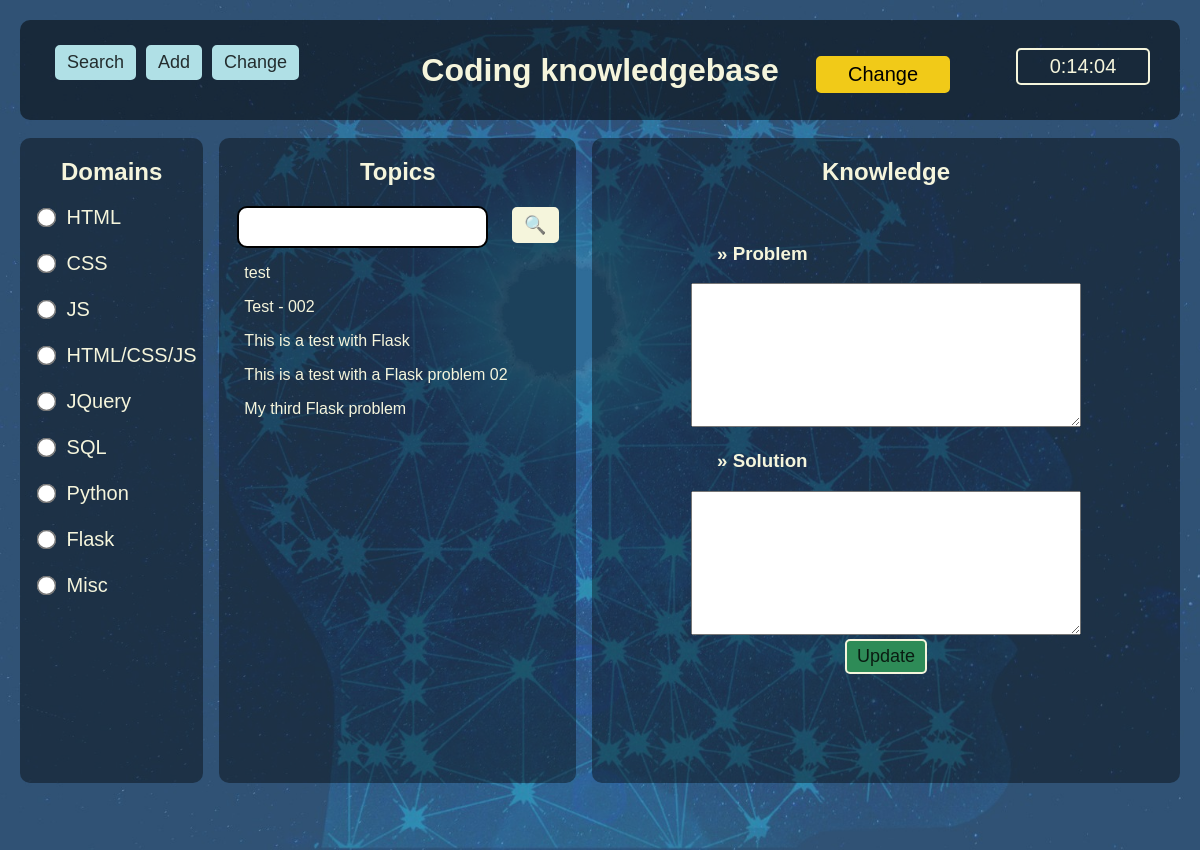
/change, run on an earlier commit of the app's database.
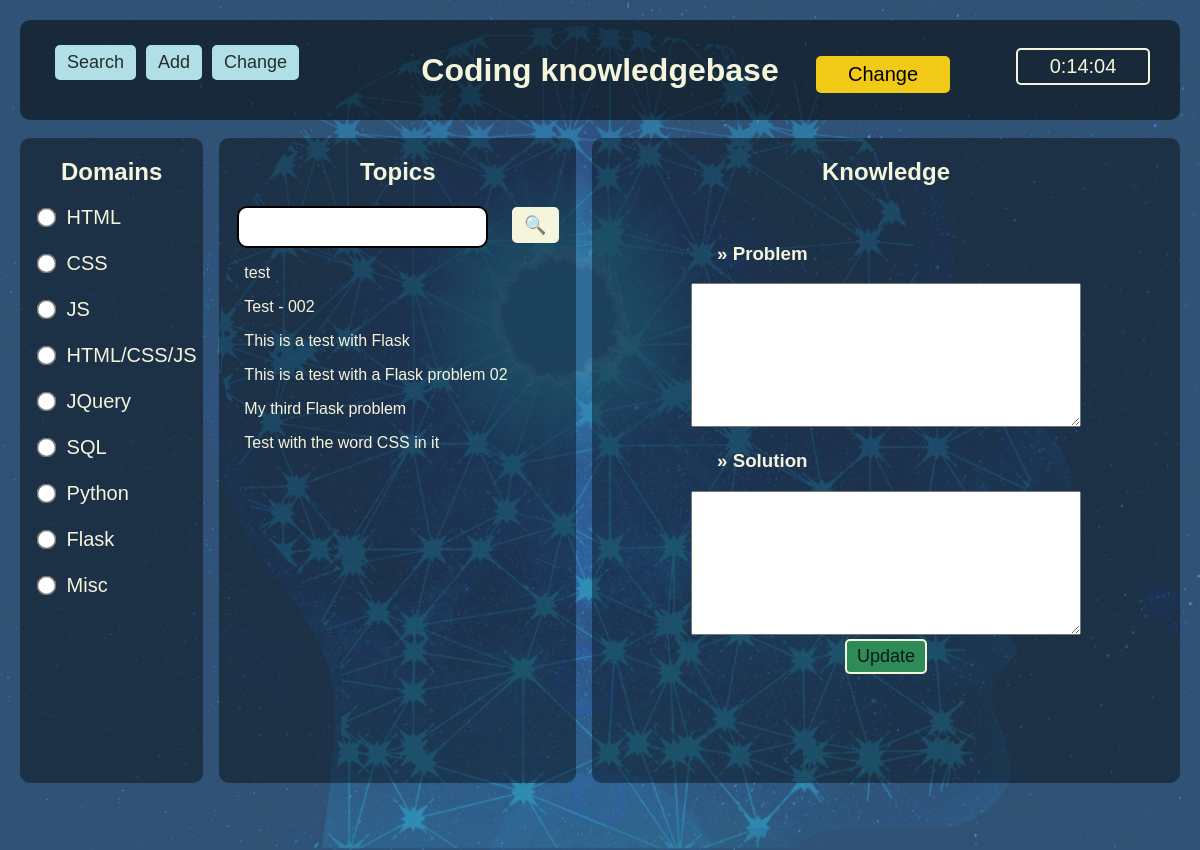
And on a later commit of the database.
### tables this page shows
CREATE TABLE domains (
                                        domain_id integer PRIMARY KEY,
                                        name text NOT NULL                                    
                                    );

CREATE TABLE topics (
                                        topic_id integer PRIMARY KEY,
                                        name text NOT NULL,
                                        domain int,
                                        foreign key(domain) references domains(domain_id)
                                    );

### flask_app.py (the view)
@app.route('/change',methods=['GET','POST'])
def change():
    domain_list = []
    domain_list = get_domains()
    topic_list = []
    topic_list = get_topics()
    problem = ""
    solution = ""
    if request.method == "POST":
        action = request.form["action"]
        print(">>>>> action:", action)
        if action == "click_topic": #als de $.ajax gebruikt is (een van de topics geklikt)
            print("*** TOPIC CLICKED !! ***")
            topic = request.form["topic"]
            topic_dict = get_1_topic(topic)
            problem = topic_dict["problem"]
            solution = topic_dict["solution"]
            domain = topic_dict["domain"]
            print('*1', domain)
            resp = make_response(render_template('change.html', domain_list=domain_list, topic_list=topic_list, problem=problem, solution=solution))
            resp.set_cookie('problem', problem)
            resp.set_cookie('solution',solution)
            resp.set_cookie('domain', domain)
        elif action == "update":
            domain = request.form["domain"]
            topic = request.form["topic"]
            problem = request.form["problem"]
            solution = request.form["solution"]
            change_knowledge(domain, topic, problem, solution)
            print("*2 action=", action)
            resp = make_response(render_template('change.html', domain_list=domain_list, topic_list=topic_list, problem=problem, solution=solution))
        else:
            resp = make_response(render_template('change.html', domain_list=domain_list, topic_list=topic_list, problem=problem, solution=solution))
    else:
        domain_list = get_domains()
        topic_list = get_topics()
        resp = make_response(render_template('change.html', domain_list=domain_list, topic_list=topic_list, problem=problem, solution=solution))
    return resp

### db.py (called while the page is built)
def connect_to_db(db_file):
    conn = None
    try:
        conn = sqlite3.connect(db_file)
        print("** Connection established")
        return conn
    except Error as e:
        print(e)
    return conn

def get_domains():
    database = "knowledge.db"
    conn = connect_to_db(database)
    c = conn.cursor()
    query = '''select name from domains'''
    c.execute(query)
    data = c.fetchall()
    output = []
    for d in data:
        output.append(d[0])
    return output

def get_topics():
    database = "knowledge.db"
    conn = connect_to_db(database)
    c = conn.cursor()
    query = '''select name, domain from topics'''
    c.execute(query)
    data = c.fetchall()
    output = []
    for d in data:
        output.append(d[0])
    return output

### templates/change.html (shortened to what this page needs)
<!DOCTYPE html>
<html lang="en">
<head>
    <link rel="stylesheet" href="/static/style.css">
</head>
<body onload="startTime()">
    <div class="container">
        <div class="top">
            <div class="top-menu">
                <a href="/"><button class="top_btn">Search</button></a>
                <a href="/new"><button class="top_btn">Add</button></a>
                <a href="/change"><button class="top_btn">Change</button></a>
            </div>
            <h1>Coding knowledgebase</h1>
            <div id="change_warning">Change</div>
            <div id="clock"></div>
        </div>
        <div class="main">
                <div id="index1">
                    <h2>Domains</h2>
                <form class="domain_form_new">
                    {% for domain in domain_list %}
                        <input type="radio" id="{{domain}}" name="domain" class="domain_radio" value="{{domain}}" required>
                        <label  class="domain_radio" for="{{domain}}">{{domain}}</label><br><br>
                    {% endfor %}
                </form>
                </div>
                <div id="index2">
                    <h2>Topics</h2>
                    <form method="POST" action="">
                    <input name="search_str" class="topic_search" type="text">
                    <button type="submit" name="action" value="search" class="search_btn">&#x1F50D;</button>
                    </form>
                    <div class="topic_list">
                        {% for topic in topic_list %}
                            <p class="topic">{{topic}}</p>
                        {% endfor %}
                    </div>
                </div>
                <div id="knowledge">
                    <h2>Knowledge</h2>
                    <br>
                    <h3 class="left pad10vw">&#187; Problem</h3>
                    <textarea id="problem_input" class="problem_area" rows="6" cols="80" required></textarea>
                    <br>
                    <h3 class="left pad10vw">&#187; Solution</h3>
                    <textarea id="solution_input" class="solution_area" rows="6" cols="80" required></textarea>
                    <br>
                    <button class="submit_btn">Update</button>
                </div>
        </div>
    </div>
</body>
</html>

What changed in the data, as far as the page shows it:
added topics: name "Test with the word CSS in it"
